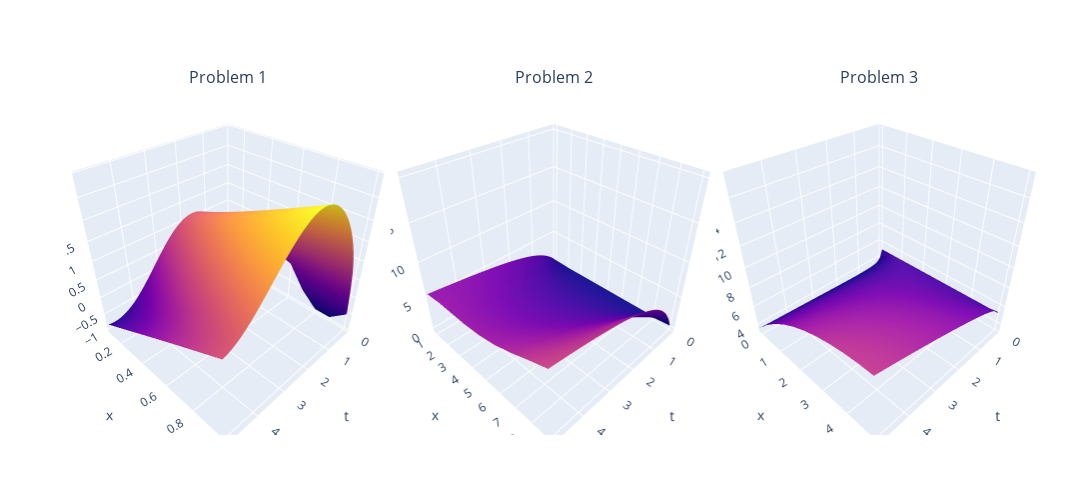

Notebook cell for this chart:
### Markdown cell above
Now, we will plot the time against domain against solution u using plotly's 3d plotting library:

### Code cell
import plotly.graph_objects as go
from plotly.subplots import make_subplots

# Create a 1x3 subplot layout
fig = make_subplots(rows=1, cols=3, 
                    specs=[[{'type': 'surface'}, {'type': 'surface'}, {'type': 'surface'}]], 
                    subplot_titles=('Problem 1', 'Problem 2', 'Problem 3'),
                    horizontal_spacing=0)

# Add the Surface plots to each subplot
fig.add_trace(go.Surface(z=u1, x=t_span1, y=x1), row=1, col=1)
fig.update_traces(showscale=False)
fig.add_trace(go.Surface(z=u2, x=t_span2, y=x2), row=1, col=2)
fig.update_traces(showscale=False)
fig.add_trace(go.Surface(z=u3, x=t_span3, y=x3), row=1, col=3)
fig.update_traces(showscale=False)


# Update the overall layout
fig.update_layout(
    scene=dict(
        xaxis_title='t',
        yaxis_title='x',
        zaxis_title='u',
        xaxis=dict(range=[0, 5])
    ),
    scene2=dict(
        xaxis_title='t',
        yaxis_title='x',
        zaxis_title='u',
        xaxis=dict(range=[0, 5])
    ),
    scene3=dict(
        xaxis_title='t',
        yaxis_title='x',
        zaxis_title='u',
        xaxis=dict(range=[0, 5])
    ),
    autosize=False,
    width=1500,
    height=500,
    margin=dict(l=65, r=50, b=65, t=90)
)

fig.show()

### Figure 1 — Plotly figure (JSON) as saved in the notebook; plotly's stock layout.template omitted (floating-point values rounded to 4 significant figures; data arrays with more than 128 entries replaced by an {"elided": "..."} marker saying what was removed)
{"data": [{"scene": "scene", "showscale": false, "type": "surface", "x": {"elided": "1001 float values"}, "y": [0.1, 0.2, 0.3, 0.4, 0.5, 0.6, 0.7, 0.8, 0.9, 1], "z": {"elided": "10x1001 float values"}}, {"scene": "scene2", "showscale": false, "type": "surface", "x": {"elided": "1001 float values"}, "y": [1, 2, 3, 4, 5, 6, 7, 8, 9], "z": {"elided": "9x1001 float values"}}, {"scene": "scene3", "showscale": false, "type": "surface", "x": {"elided": "1001 float values"}, "y": [0, 0.5, 1, 1.5, 2, 2.5, 3, 3.5, 4, 4.5, 5], "z": {"elided": "11x1001 float values"}}], "layout": {"annotations": [{"font": {"size": 16}, "showarrow": false, "text": "Problem 1", "x": 0.1667, "xanchor": "center", "xref": "paper", "y": 1, "yanchor": "bottom", "yref": "paper"}, {"font": {"size": 16}, "showarrow": false, "text": "Problem 2", "x": 0.5, "xanchor": "center", "xref": "paper", "y": 1, "yanchor": "bottom", "yref": "paper"}, {"font": {"size": 16}, "showarrow": false, "text": "Problem 3", "x": 0.8333, "xanchor": "center", "xref": "paper", "y": 1, "yanchor": "bottom", "yref": "paper"}], "autosize": false, "height": 500, "margin": {"b": 65, "l": 65, "r": 50, "t": 90}, "scene": {"domain": {"x": [0, 0.3333], "y": [0, 1]}, "xaxis": {"range": [0, 5], "title": {"text": "t"}}, "yaxis": {"title": {"text": "x"}}, "zaxis": {"title": {"text": "u"}}}, "scene2": {"domain": {"x": [0.3333, 0.6667], "y": [0, 1]}, "xaxis": {"range": [0, 5], "title": {"text": "t"}}, "yaxis": {"title": {"text": "x"}}, "zaxis": {"title": {"text": "u"}}}, "scene3": {"domain": {"x": [0.6667, 1], "y": [0, 1]}, "xaxis": {"range": [0, 5], "title": {"text": "t"}}, "yaxis": {"title": {"text": "x"}}, "zaxis": {"title": {"text": "u"}}}, "width": 1500}}
